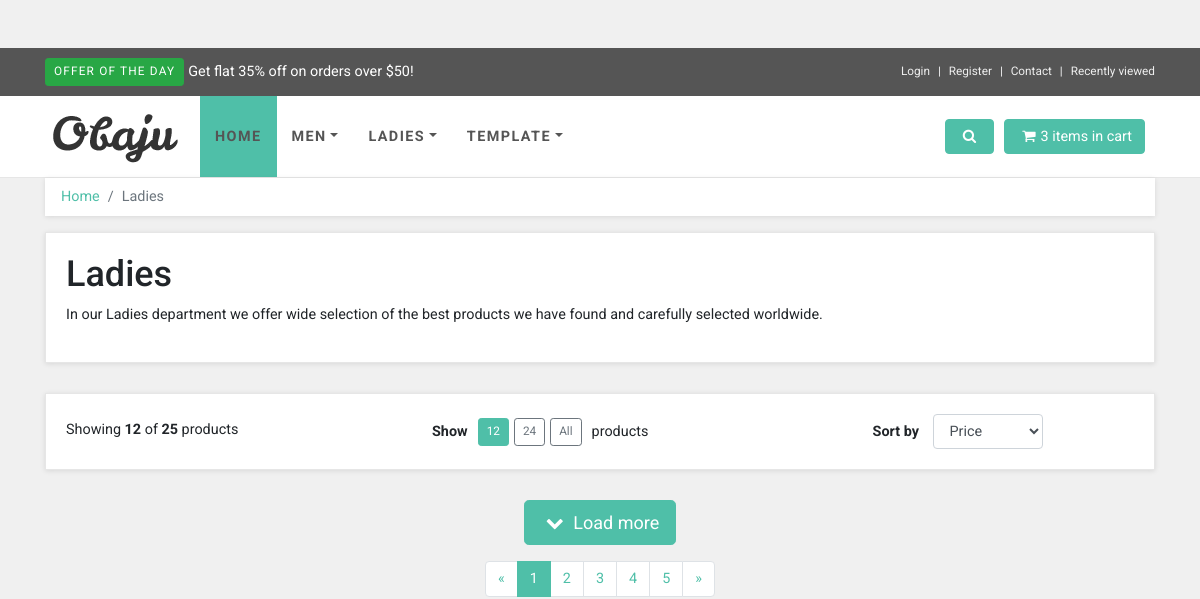
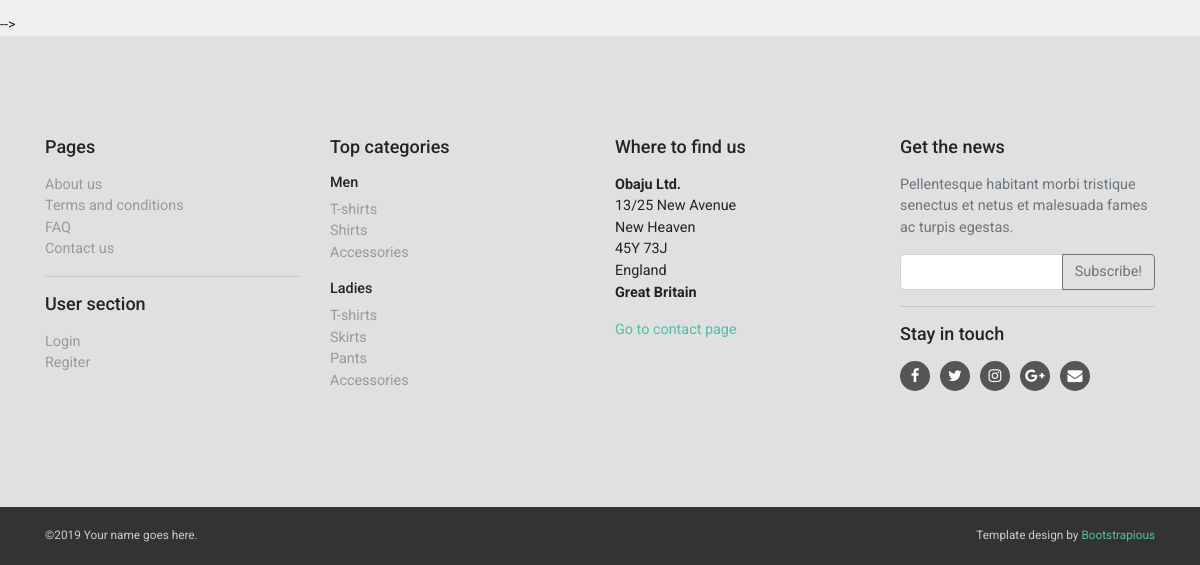
/detail/1, run on an earlier commit of the app's database (2 pictures, top to bottom).
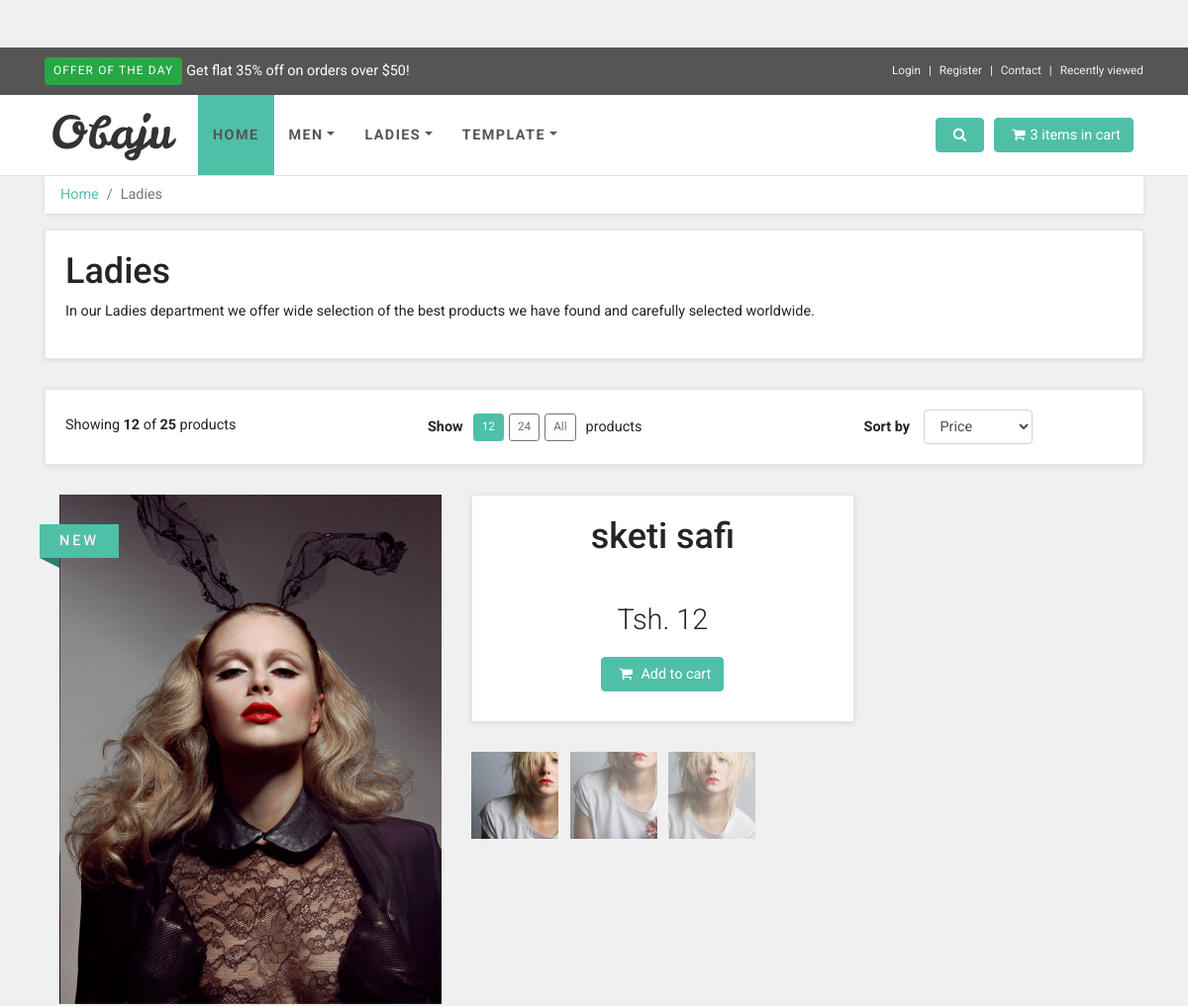
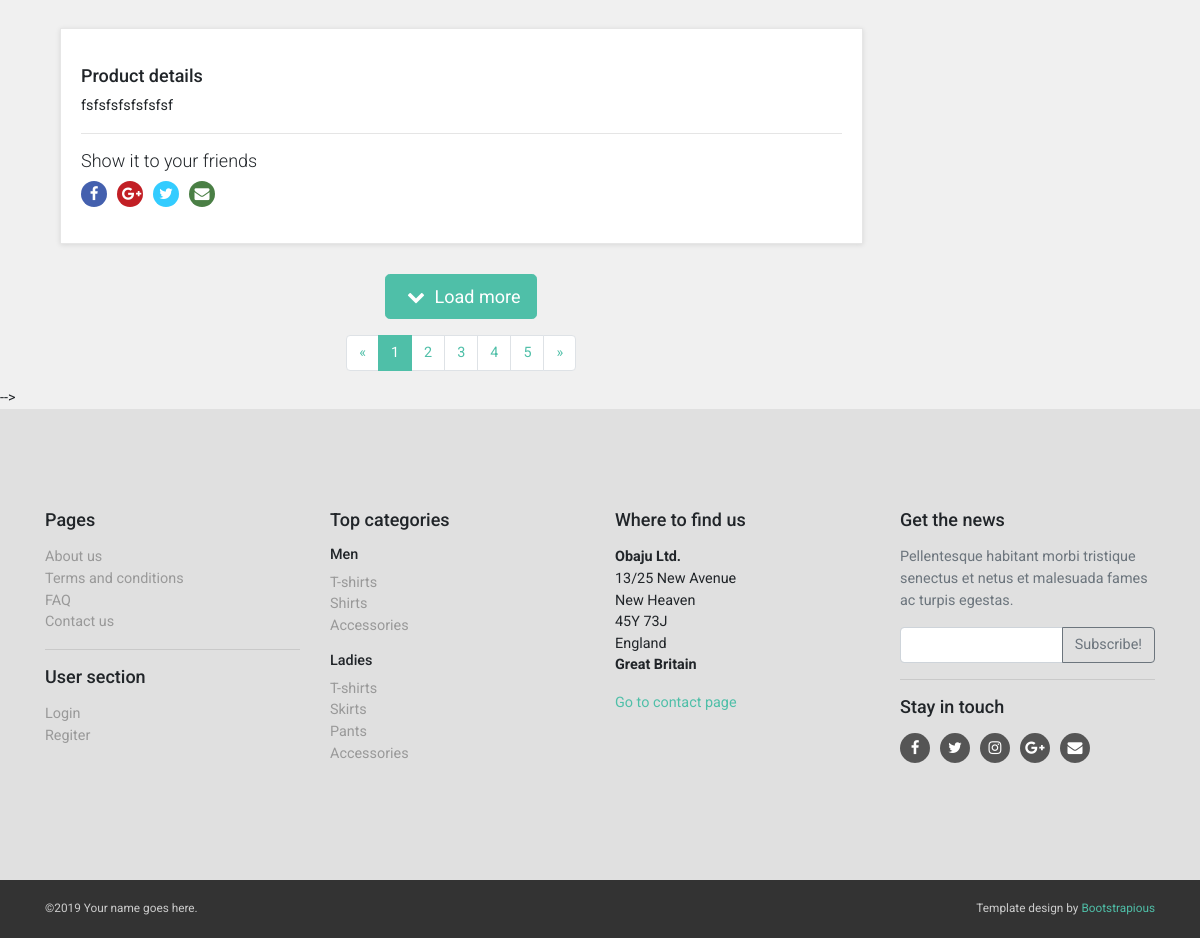
And on a later commit of the database (2 pictures, top to bottom).
### product_app/models.py (models this page shows, shortened)
class Product(models.Model):
    name = models.CharField(max_length=100)
    price = models.IntegerField()
    image = models.ImageField(default='img/default.jpg', upload_to='img', blank=True, null=True)
    description = models.TextField()

### product_app/views.py (the view)
# urls.py: path('detail/<int:product_id>', prod_views.detail_view, name='detail'),
def detail_view(request, product_id):
    detail = Product.objects.filter(pk=product_id)
    args = {
        'detail':detail
    }
    return render(request, template_name='detail2.html', context=args)

### templates/detail2.html (shortened to what this page needs)
{% load static %}
<!DOCTYPE html>
<html>
  {% include 'head.html' %}
  <body>
        {% include 'topbar.html' %}
      {% include 'navbar.html' %}
        {% include 'subnavbar.html' %}
        {% for product in detail %}
        <div class="col-lg-9 order-1 order-lg-2">
            <div id="productMain" class="row">
              <div class="col-md-6">
                <div data-slider-id="1" class="owl-carousel shop-detail-carousel">
                  <div class="item"> <img src="{{ product.image.url }}" alt="" class="img-fluid"></div>
                </div>
                <div class="ribbon sale">
                  <div class="theribbon">NEW</div>
                </div>
              </div>
        <div class="col-md-6">
            <div class="box">
              <h1 class="text-center">{{ product.name }}</h1>
              <p class="price">Tsh. {{product.price}}</p>
              <p class="text-center buttons"><a href="basket.html" class="btn btn-primary"><i class="fa fa-shopping-cart"></i> Add to cart</a></p>
            </div>
            <div data-slider-id="1" class="owl-thumbs">
              <button class="owl-thumb-item"><img src="img/detailsquare.jpg" alt="" class="img-fluid"></button>
              <button class="owl-thumb-item"><img src="img/detailsquare2.jpg" alt="" class="img-fluid"></button>
              <button class="owl-thumb-item"><img src="img/detailsquare3.jpg" alt="" class="img-fluid"></button>
            </div>
          </div>
        </div>
        <div id="details" class="box">
          <h4>Product details</h4>
          <p>{{product.description}}</p>
          <hr>
          <div class="social">
            <h4>Show it to your friends</h4>
            <p><a href="#" class="external facebook"><i class="fa fa-facebook"></i></a><a href="#" class="external gplus"><i class="fa fa-google-plus"></i></a><a href="#" class="external twitter"><i class="fa fa-twitter"></i></a><a href="#" class="email"><i class="fa fa-envelope"></i></a></p>
          </div>
        </div>
        {% endfor %}
        {% include 'pagenator.html' %}
        {% include 'footer.html' %}
      </body>
    </html>

### templates/head.html (shortened to what this page needs)
{% load static %}
<head>
    <link rel="stylesheet" href="{% static 'vendor/bootstrap/css/bootstrap.min.css' %}">
    <link rel="stylesheet" href="{% static 'vendor/font-awesome/css/font-awesome.min.css' %}">
    <link rel="stylesheet" href="{% static 'vendor/owl.carousel/assets/owl.carousel.css' %}">
    <link rel="stylesheet" href="{% static 'vendor/owl.carousel/assets/owl.theme.default.css' %}">
    <link rel="stylesheet" href="{% static 'css/style.default.css' %}" id="theme-stylesheet">
    <link rel="stylesheet" href="{% static 'css/custom.css' %}">
  </head>

### templates/topbar.html (shortened to what this page needs)
<div id="top">
        <div class="container">
          <div class="row">
            <div class="col-lg-6 offer mb-3 mb-lg-0"><a href="#" class="btn btn-success btn-sm">Offer of the day</a><a href="#" class="ml-1">Get flat 35% off on orders over $50!</a></div>
            <div class="col-lg-6 text-center text-lg-right">
              <ul class="menu list-inline mb-0">
                <li class="list-inline-item"><a href="$" data-toggle="modal" data-target="#login-modal">Login</a></li>
                <li class="list-inline-item"><a href="register.html">Register</a></li>
                <li class="list-inline-item"><a href="contact.html">Contact</a></li>
                <li class="list-inline-item"><a href="#">Recently viewed</a></li>
              </ul>
            </div>
          </div>
        </div>
</div>

### templates/navbar.html (shortened to what this page needs)
{% load static %}
<nav class="navbar navbar-expand-lg">
    <div class="container"><a href="index.html" class="navbar-brand home"><img src="{% static 'img/logo.png' %}" alt="Obaju logo" class="d-none d-md-inline-block"></a>
      <div id="navigation" class="collapse navbar-collapse">
        <ul class="navbar-nav mr-auto">
          <li class="nav-item"><a href="#" class="nav-link active">Home</a></li>
          <li class="nav-item dropdown menu-large"><a href="#" data-toggle="dropdown" data-hover="dropdown" data-delay="200" class="dropdown-toggle nav-link">Men<b class="caret"></b></a>
          </li>
          <li class="nav-item dropdown menu-large"><a href="#" data-toggle="dropdown" data-hover="dropdown" data-delay="200" class="dropdown-toggle nav-link">Ladies<b class="caret"></b></a>
          </li>
          <li class="nav-item dropdown menu-large"><a href="#" data-toggle="dropdown" data-hover="dropdown" data-delay="200" class="dropdown-toggle nav-link">Template<b class="caret"></b></a>
          </li>
        </ul>
        <div class="navbar-buttons d-flex justify-content-end">
          <a data-toggle="collapse" href="#search" class="btn navbar-btn btn-primary d-none d-lg-inline-block"><i class="fa fa-search"></i></a>
          <div id="basket-overview" class="navbar-collapse collapse d-none d-lg-block"><a href="basket.html" class="btn btn-primary navbar-btn"><i class="fa fa-shopping-cart"></i><span>3 items in cart</span></a></div>
        </div>
      </div>
    </div>
  </nav>

### templates/subnavbar.html (shortened to what this page needs)
<div id="all">
    <div id="content">
      <div class="container">
        <div class="row">
          <div class="col-lg-12">
            <nav aria-label="breadcrumb">
              <ol class="breadcrumb">
                <li class="breadcrumb-item"><a href="#">Home</a></li>
                <li aria-current="page" class="breadcrumb-item active">Ladies</li>
              </ol>
            </nav>
            <div class="box">
              <h1>Ladies</h1>
              <p>In our Ladies department we offer wide selection of the best products we have found and carefully selected worldwide.</p>
            </div>
            <div class="box info-bar">
              <div class="row">
                <div class="col-md-12 col-lg-4 products-showing">Showing <strong>12</strong> of <strong>25</strong> products</div>
                <div class="col-md-12 col-lg-7 products-number-sort">
                  <form class="form-inline d-block d-lg-flex justify-content-between flex-column flex-md-row">
                    <div class="products-number"><strong>Show</strong><a href="#" class="btn btn-sm btn-primary">12</a><a href="#" class="btn btn-outline-secondary btn-sm">24</a><a href="#" class="btn btn-outline-secondary btn-sm">All</a><span>products</span></div>
                    <div class="products-sort-by mt-2 mt-lg-0"><strong>Sort by</strong>
                      <select name="sort-by" class="form-control">
                        <option>Price</option>
                      </select>
                    </div>
                  </form>
                </div>
              </div>
            </div>

### templates/pagenator.html
<div class="pages">
    <div class="d-flex justify-content-center">
    <p class="loadMore"><a href="#" class="btn btn-primary btn-lg"><i class="fa fa-chevron-down"></i> Load more</a></p>
    </div>
    <nav aria-label="Page navigation example" class="d-flex justify-content-center">
      <ul class="pagination">
        <li class="page-item"><a href="#" aria-label="Previous" class="page-link"><span aria-hidden="true">«</span><span class="sr-only">Previous</span></a></li>
        <li class="page-item active"><a href="#" class="page-link">1</a></li>
        <li class="page-item"><a href="#" class="page-link">2</a></li>
        <li class="page-item"><a href="#" class="page-link">3</a></li>
        <li class="page-item"><a href="#" class="page-link">4</a></li>
        <li class="page-item"><a href="#" class="page-link">5</a></li>
        <li class="page-item"><a href="#" aria-label="Next" class="page-link"><span aria-hidden="true">»</span><span class="sr-only">Next</span></a></li>
      </ul>
    </nav>
  </div>
</div>
</div>
</div>
</div>
</div>

### templates/footer.html (shortened to what this page needs)
-->
<div id="footer">
  <div class="container">
    <div class="row">
      <div class="col-lg-3 col-md-6">
        <h4 class="mb-3">Pages</h4>
        <ul class="list-unstyled">
          <li><a href="text.html">About us</a></li>
          <li><a href="text.html">Terms and conditions</a></li>
          <li><a href="faq.html">FAQ</a></li>
          <li><a href="contact.html">Contact us</a></li>
        </ul>
        <hr>
        <h4 class="mb-3">User section</h4>
        <ul class="list-unstyled">
          <li><a href="#" data-toggle="modal" data-target="#login-modal">Login</a></li>
          <li><a href="register.html">Regiter</a></li>
        </ul>
      </div>
      <div class="col-lg-3 col-md-6">
        <h4 class="mb-3">Top categories</h4>
        <h5>Men</h5>
        <ul class="list-unstyled">
          <li><a href="category.html">T-shirts</a></li>
          <li><a href="category.html">Shirts</a></li>
          <li><a href="category.html">Accessories</a></li>
        </ul>
        <h5>Ladies</h5>
        <ul class="list-unstyled">
          <li><a href="category.html">T-shirts</a></li>
          <li><a href="category.html">Skirts</a></li>
          <li><a href="category.html">Pants</a></li>
          <li><a href="category.html">Accessories</a></li>
        </ul>
      </div>
      <div class="col-lg-3 col-md-6">
        <h4 class="mb-3">Where to find us</h4>
        <p><strong>Obaju Ltd.</strong><br>13/25 New Avenue<br>New Heaven<br>45Y 73J<br>England<br><strong>Great Britain</strong></p><a href="contact.html">Go to contact page</a>
      </div>
      <div class="col-lg-3 col-md-6">
        <h4 class="mb-3">Get the news</h4>
        <p class="text-muted">Pellentesque habitant morbi tristique senectus et netus et malesuada fames ac turpis egestas.</p>
        <form>
          <div class="input-group">
            <input type="text" class="form-control"><span class="input-group-append">
              <button type="button" class="btn btn-outline-secondary">Subscribe!</button></span>
          </div>
        </form>
        <hr>
        <h4 class="mb-3">Stay in touch</h4>
        <p class="social"><a href="#" class="facebook external"><i class="fa fa-facebook"></i></a><a href="#" class="twitter external"><i class="fa fa-twitter"></i></a><a href="#" class="instagram external"><i class="fa fa-instagram"></i></a><a href="#" class="gplus external"><i class="fa fa-google-plus"></i></a><a href="#" class="email external"><i class="fa fa-envelope"></i></a></p>
      </div>
    </div>
  </div>
</div>
<div id="copyright">
  <div class="container">
    <div class="row">
      <div class="col-lg-6 mb-2 mb-lg-0">
        <p class="text-center text-lg-left">©2019 Your name goes here.</p>
      </div>
      <div class="col-lg-6">
        <p class="text-center text-lg-right">Template design by <a href="https://bootstrapious.com/p/big-bootstrap-tutorial">Bootstrapious</a>
        </p>
      </div>
    </div>
  </div>
</div>

What changed in the data, as far as the page shows it:
added Product: image (picture), name "sketi safi", price "12", description "fsfsfsfsfsfsfsf"
